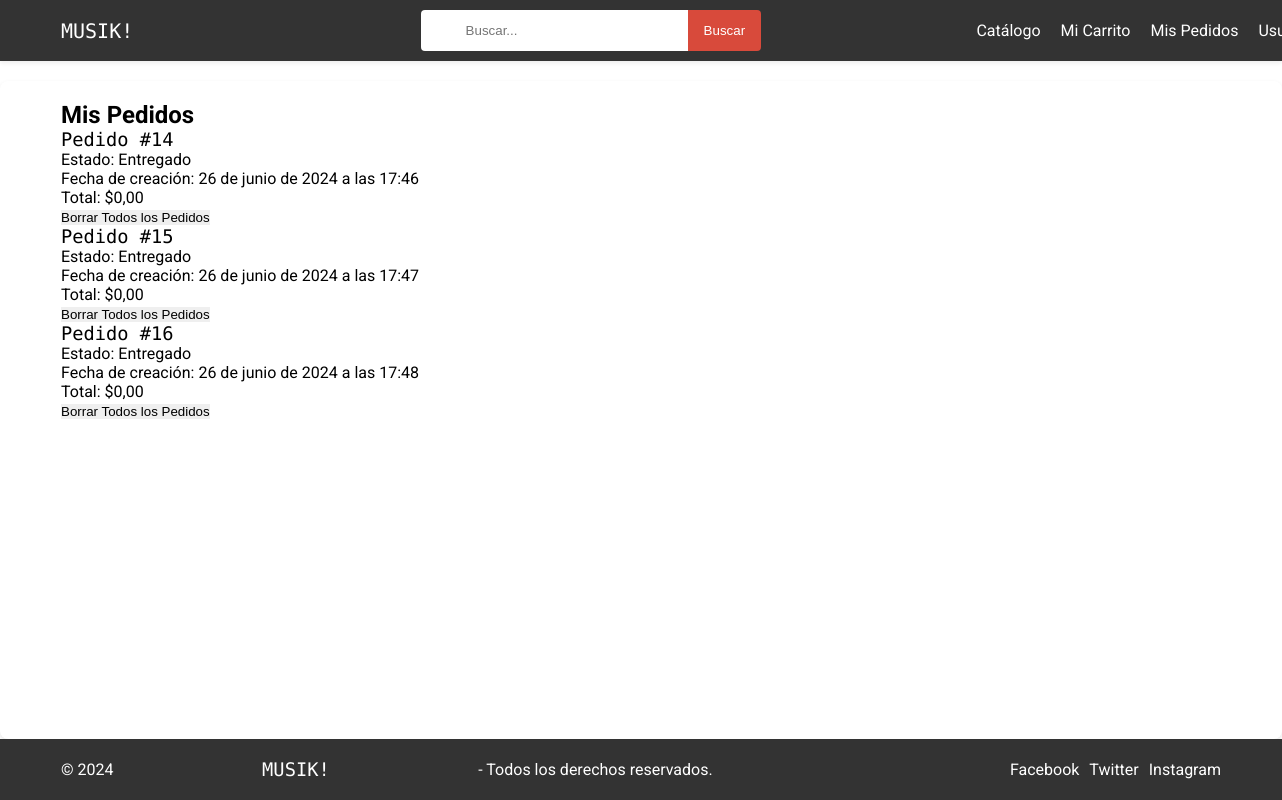
The page /pedidos/ (signed in) on the database as committed earlier.
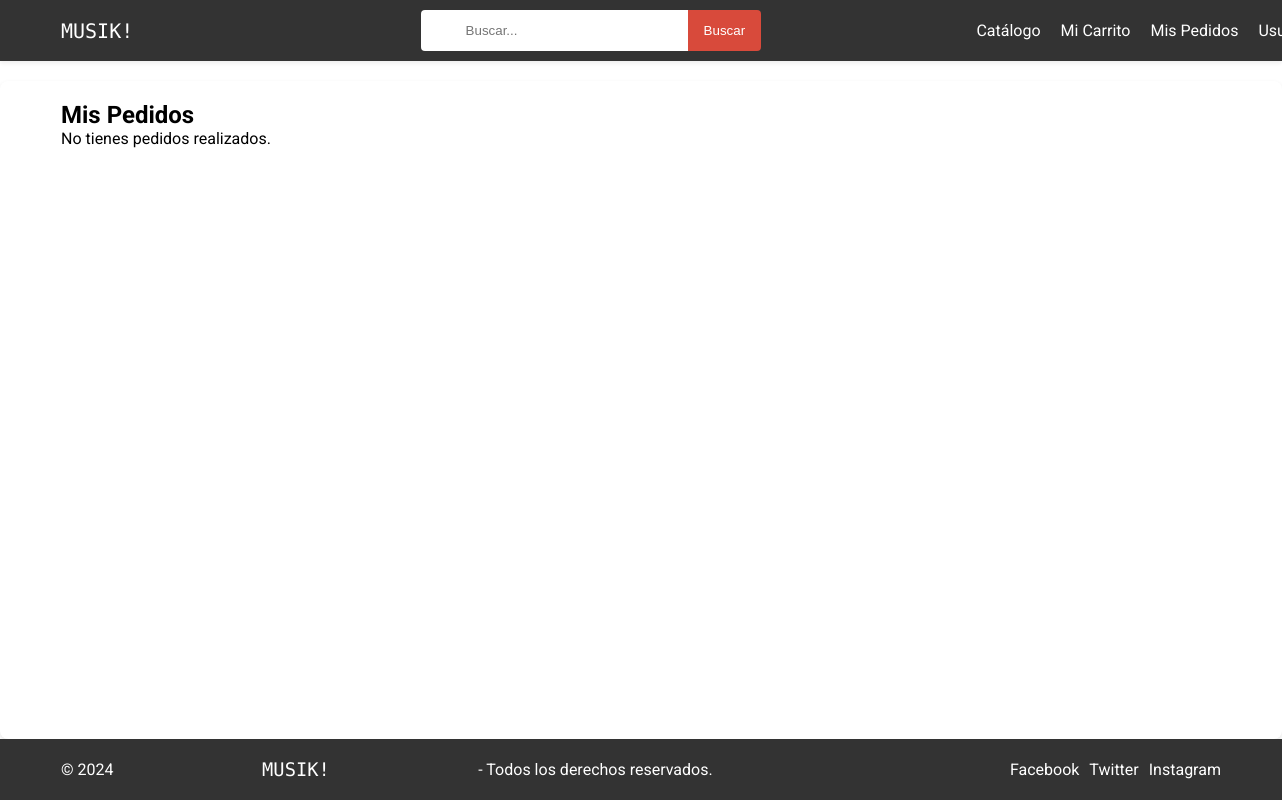
The same page on the database as committed later.
### pedidos/models.py (models this page shows, shortened)
class Pedido(models.Model):
    user = models.ForeignKey(CustomUser, on_delete=models.CASCADE)
    crear_en = models.DateTimeField(auto_now_add=True)
    actualizar = models.DateTimeField(auto_now=True)
    estado = models.CharField(max_length=50, choices=[
        ("Pendiente", "Pendiente"),
        ("EnProceso", "EnProceso"),
        ("Enviado", "Enviado"),
        ("Entregado", "Entregado"),
        ("Cancelado", "Cancelado")
    ], default="Pendiente")
    total = models.DecimalField(max_digits=10, decimal_places=2, default=0)  # Define el campo total
    class Meta:
        db_table = 'pedidos'
        verbose_name = 'pedido'
        verbose_name_plural = 'pedidos'
        ordering = ['id']

### pedidos/views.py (the view)
# urls.py: path('', HomeView.as_view(), name="pedidos"),
class HomeView(LoginRequiredMixin, TemplateView):
    template_name = "pedidos.html"
    def get_context_data(self, **kwargs):
        context = super().get_context_data(**kwargs)
        user = self.request.user
        pedidos = Pedido.objects.filter(user=user)
        context['pedidos'] = pedidos
        return context

### pedidos/templates/pedidos.html (shortened to what this page needs)
{% extends "base.html" %}
{% load static %}
{% block extra_head %}
<link rel="stylesheet" href="{% static 'css/pedidos.css' %}">
{% endblock %}
{% block content %}
<div class="container">
    <h2>Mis Pedidos</h2>
    {% if pedidos %}
    <div class="pedidos-lista">
        {% for pedido in pedidos %}
        <div class="pedido">
            <h3>Pedido #{{ pedido.id }}</h3>
            <p>Estado: {{ pedido.estado }}</p>
            <p>Fecha de creación: {{ pedido.crear_en }}</p>
            <p>Total: ${{ pedido.total|floatformat:"2" }}
            </p><form method="post" action="{% url 'borrar_pedidos' %}">
                <button type="submit" class="btn btn-danger">Borrar Todos los Pedidos</button>
            </form>
        </div>
        {% endfor %}
    </div>
    {% else %}
    <p>No tienes pedidos realizados.</p>
    {% endif %}
</div>
{% endblock %}

### templates/base.html (shortened to what this page needs)
{% load static %}
<!DOCTYPE html>
<html lang="en">
<head>
    <link rel="stylesheet" href="{% static 'css/base.css' %}">
    {% block extra_head %}{% endblock %}
</head>
<body>
    <div class="wrapper">
        {% block navbar %}
        <nav class="navbar">
            <div class="container">
                <h1 class="logo">MUSIK!</h1>
                <form action="{% url 'buscar' %}" method="GET" class="search-form">
                    <input type="text" name="q" placeholder="Buscar...">
                    <button type="submit">Buscar</button>
                </form>
                <ul class="nav-links">
                    <li><a href="{% url 'catalogo' %}">Catálogo</a></li>
                    <li><a href="{% url 'carrito' %}">Mi Carrito</a></li>
                    <li><a href="{% url 'pedidos' %}">Mis Pedidos</a></li>
                    <li><a href="{% url 'usuarios' %}">Usuario</a></li>
                </ul>
            </div>
        </nav>
        {% endblock %}
        <main class="content">
            {% block content %}{% endblock %}
        </main>
        <footer class="footer">
            <div class="container">
                <p>&copy; 2024 <h3>MUSIK!</h3>   - Todos los derechos reservados.</p>
                <div class="social-links">
                    <a href="#">Facebook</a>
                    <a href="#">Twitter</a>
                    <a href="#">Instagram</a>
                </div>
            </div>
        </footer>
    </div>
</body>
</html>

### static/css/base.css (style rules this page uses)
* { margin: 0; padding: 0; border: 0; box-sizing: border-box; list-style: none; }
body { font-family: 'Roboto', sans-serif; margin: 0; padding: 0; display: flex; flex-direction: column; min-height: 100vh; }
.wrapper { display: flex; flex-direction: column; flex-grow: 1; }
.container { max-width: 1200px; margin: 0 auto; padding: 0 20px; }
.navbar { background-color: #333; color: #fff; padding: 10px 0; box-shadow: 0 2px 4px rgba(74, 72, 72, 0.1); }
.navbar .container { display: flex; justify-content: space-between; align-items: center; }
.logo { font-family: "Rubik Mono One", monospace; font-weight:unset; font-style: normal; font-size: 20px; margin: 0; }
.nav-links { list-style-type: none; margin: -92px; padding: 0; display: flex; }
.nav-links li { margin-left: 20px; }
.nav-links li a { color: #fff; text-decoration: none; transition: color 0.3s; }
.search-form { display: flex; align-items: center; }
.search-form input[type="text"] { padding: 13px 45px; border: none; border-radius: 4px 0 0 4px; outline: none; }
.search-form button { padding: 13px 16px; border: none; background-color: #d84a3b; color: #fff; border-radius: 0 4px 4px 0; cursor: pointer; transition: background-color 0.3s; }
.content { flex: 1; padding: 20px; background-color: #fff; box-shadow: 0 2px 4px rgba(0, 0, 0, 0.1); border-radius: 8px; margin-top: 20px; }
.footer { background-color: #333; color: #fff; padding: 20px 0; text-align: center; }
.footer .container { display: flex; justify-content: space-between; align-items: center; flex-wrap: wrap; }
.footer .social-links { display: flex; gap: 10px; }
.footer .social-links a { color: #fff; text-decoration: none; transition: color 0.3s; }
h3 { font-family: "Rubik Mono One", monospace; font-weight:unset; font-style: normal; }

Rows that differ between the two databases and show on the page:
removed Pedido: id "14", estado "Entregado", crear_en "26 de junio de 2024 a las 17:46", total "0,00"
removed Pedido: id "15", estado "Entregado", crear_en "26 de junio de 2024 a las 17:47", total "0,00"
removed Pedido: id "16", estado "Entregado", crear_en "26 de junio de 2024 a las 17:48", total "0,00"
Other text that changed with them:
text now shown: "No tienes pedidos realizados."
